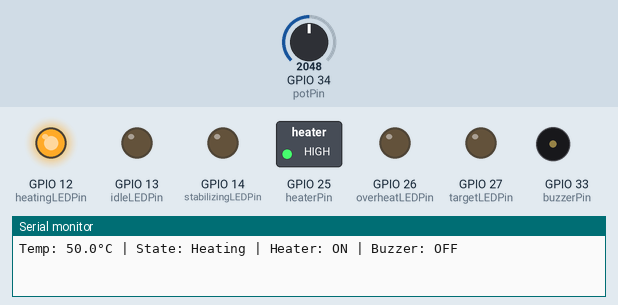
Recording of a sketch running on a simulated ESP32. On the bench: switched loads named in the sketch (green lamp = pin HIGH), output pins drawn as LEDs (lit = HIGH), buzzer (waves = sounding, pin HIGH), the last lines printed to the serial monitor. The inputs (shaded band) are chosen by the test bench; at power-on: GPIO 34 (potPin) = 2048.

Above: at 1.8 s.
1.9 s: GPIO 34 (potPin) set to 2386
3.4 s: GPIO 34 (potPin) set to 2503
At 4.5 s:
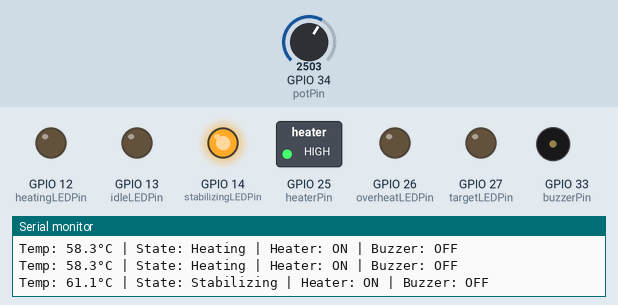
5.0 s: GPIO 34 (potPin) set to 2594
6.5 s: GPIO 34 (potPin) set to 2720
At 6.8 s:
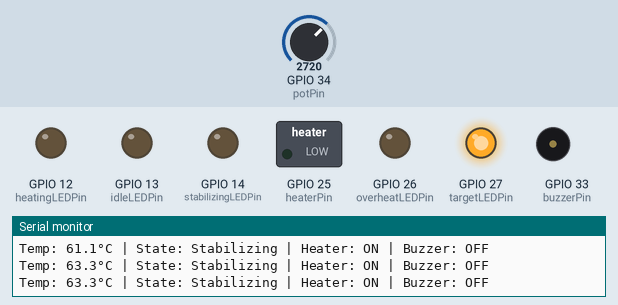
8.0 s: GPIO 34 (potPin) set to 2810
9.5 s: GPIO 34 (potPin) set to 2892
At 10.3 s:
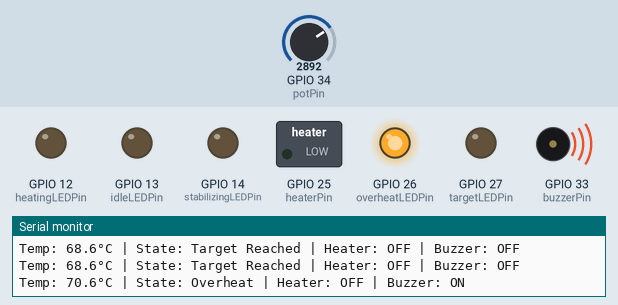
Timing chart, 0 to 12.0 s (numbered marks = the images above; inputs shaded):
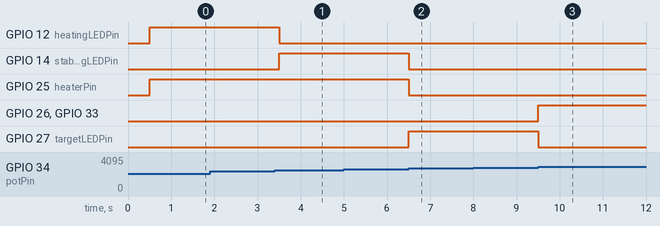

Measured:
- the behaviour switches between 2456 and 2457 on GPIO 34 (potPin) (found by bisection; images 0 and 1)
- the behaviour switches between 2661 and 2662 on GPIO 34 (potPin) (found by bisection; images 1 and 2)
- the behaviour switches between 2866 and 2867 on GPIO 34 (potPin) (found by bisection; images 2 and 3)
- after the input at 3.4 s, GPIO 12 (heatingLEDPin): HIGH → LOW after 0.10 s; GPIO 14 (stabilizingLEDPin): LOW → HIGH after 0.10 s
- after the input at 6.5 s, GPIO 14 (stabilizingLEDPin), GPIO 25 (heaterPin): HIGH → LOW at once; GPIO 27 (targetLEDPin): LOW → HIGH at once
- after the input at 9.5 s, GPIO 26 (overheatLEDPin), GPIO 33 (buzzerPin): LOW → HIGH at once; GPIO 27 (targetLEDPin): HIGH → LOW at once

The sketch:

heater_control.ino
```cpp
const int potPin = 34;

// State LEDs
const int idleLEDPin        = 13;
const int heatingLEDPin     = 12;
const int stabilizingLEDPin = 14;
const int targetLEDPin      = 27;
const int overheatLEDPin    = 26;

// Heater and Buzzer
const int heaterPin = 25;
const int buzzerPin = 33;

const float T_IDLE       = 25.0;
const float T_HEATING    = 60.0;
const float T_STABILIZE  = 65.0;
const float T_TARGET     = 70.0;

enum State { IDLE, HEATING, STABILIZING, TARGET_REACHED, OVERHEAT };
State state = IDLE;
float temperature = 0.0;

unsigned long lastUpdate = 0;
unsigned long lastLog = 0;

void setup() {
  Serial.begin(115200);

  pinMode(idleLEDPin, OUTPUT);
  pinMode(heatingLEDPin, OUTPUT);
  pinMode(stabilizingLEDPin, OUTPUT);
  pinMode(targetLEDPin, OUTPUT);
  pinMode(overheatLEDPin, OUTPUT);
  pinMode(heaterPin, OUTPUT);
  pinMode(buzzerPin, OUTPUT);
}

void updateLEDs(State currentState) {
  digitalWrite(idleLEDPin,        currentState == IDLE);
  digitalWrite(heatingLEDPin,     currentState == HEATING);
  digitalWrite(stabilizingLEDPin, currentState == STABILIZING);
  digitalWrite(targetLEDPin,      currentState == TARGET_REACHED);
  digitalWrite(overheatLEDPin,    currentState == OVERHEAT);
}

void controlHeater(State currentState) {
  if (currentState == HEATING || currentState == STABILIZING) {
    digitalWrite(heaterPin, HIGH);  // Heater ON
  } else {
    digitalWrite(heaterPin, LOW);   // Heater OFF
  }
}

void controlBuzzer(State currentState) {
  if (currentState == OVERHEAT) {
    digitalWrite(buzzerPin, HIGH); // Buzzer ON
  } else {
    digitalWrite(buzzerPin, LOW);  // Buzzer OFF
  }
}

void loop() {
  unsigned long now = millis();

  // Every 500 ms: Read temperature and update state
  if (now - lastUpdate >= 500) {
    lastUpdate = now;

    int raw = analogRead(potPin);
    temperature = (raw / 4095.0) * 100.0;

    if (temperature > T_TARGET)          state = OVERHEAT;
    else if (temperature >= T_STABILIZE) state = TARGET_REACHED;
    else if (temperature >= T_HEATING)   state = STABILIZING;
    else if (temperature >= T_IDLE)      state = HEATING;
    else                                 state = IDLE;

    updateLEDs(state);
    controlHeater(state);
    controlBuzzer(state);
  }

  // Every 1 sec: Serial log
  if (now - lastLog >= 1000) {
    lastLog = now;
    const char* states[] = { "Idle", "Heating", "Stabilizing", "Target Reached", "Overheat" };
    Serial.printf("Temp: %.1f°C | State: %s | Heater: %s | Buzzer: %s\n",
                  temperature,
                  states[state],
                  (digitalRead(heaterPin) ? "ON" : "OFF"),
                  (digitalRead(buzzerPin) ? "ON" : "OFF"));
  }
}
```
